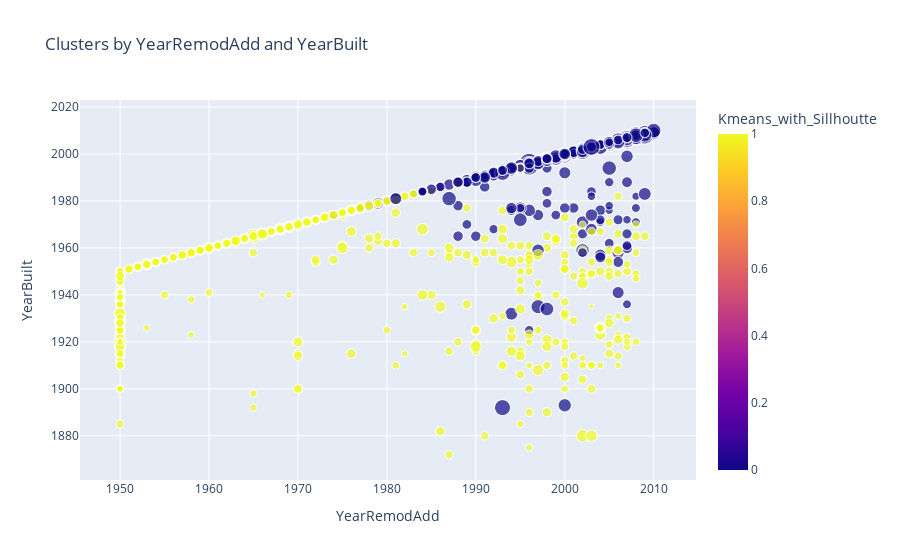

Source (notebook cell):
### Code cell
fig = px.scatter(
    data,
    x="YearRemodAdd",
    y="YearBuilt",
    color="Kmeans_with_Sillhoutte",
    size="SalePrice",
    title="Clusters by YearRemodAdd and YearBuilt"
)
fig.show()

### Figure 1 — Plotly figure (JSON) as saved in the notebook; plotly's stock layout.template omitted (floating-point values rounded to 4 significant figures; data arrays with more than 128 entries replaced by an {"elided": "..."} marker saying what was removed)
{"data": [{"hovertemplate": "YearRemodAdd=%{x}<br>YearBuilt=%{y}<br>SalePrice=%{marker.size}<br>Kmeans_with_Sillhoutte=%{marker.color}<extra></extra>", "legendgroup": "", "marker": {"color": {"elided": "1168 int values"}, "coloraxis": "coloraxis", "size": {"elided": "1168 int values"}, "sizemode": "area", "sizeref": 1862.0, "symbol": "circle"}, "mode": "markers", "name": "", "showlegend": false, "type": "scattergl", "x": {"elided": "1168 int values"}, "xaxis": "x", "y": {"elided": "1168 int values"}, "yaxis": "y"}], "layout": {"coloraxis": {"colorbar": {"title": {"text": "Kmeans_with_Sillhoutte"}}, "colorscale": [[0, "#0d0887"], [0.1111, "#46039f"], [0.2222, "#7201a8"], [0.3333, "#9c179e"], [0.4444, "#bd3786"], [0.5556, "#d8576b"], [0.6667, "#ed7953"], [0.7778, "#fb9f3a"], [0.8889, "#fdca26"], [1, "#f0f921"]]}, "legend": {"itemsizing": "constant", "tracegroupgap": 0}, "title": {"text": "Clusters by YearRemodAdd and YearBuilt"}, "xaxis": {"anchor": "y", "domain": [0, 1], "title": {"text": "YearRemodAdd"}}, "yaxis": {"anchor": "x", "domain": [0, 1], "title": {"text": "YearBuilt"}}}}
